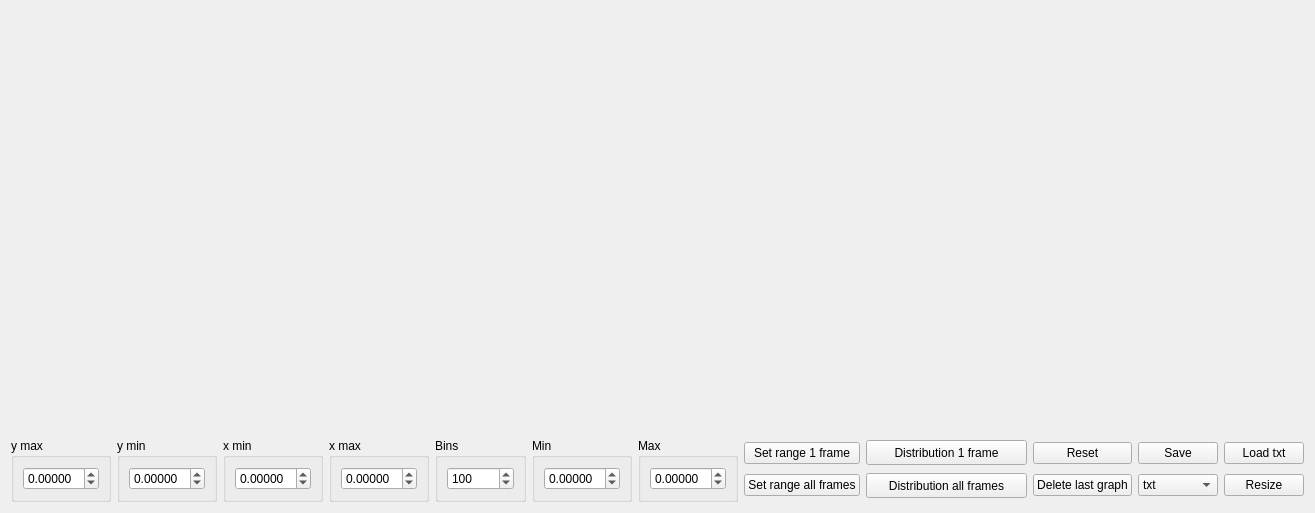
      <widget class="QWidget" name="tab_5">
       <attribute name="title">
        <string>Distribution</string>
       </attribute>
       <layout class="QVBoxLayout" name="verticalLayout_45">
        <item>
         <widget class="QCustomPlot" name="widget_3" native="true">
          <property name="minimumSize">
           <size>
            <width>0</width>
            <height>421</height>
           </size>
          </property>
         </widget>
        </item>
        <item>
         <layout class="QHBoxLayout" name="horizontalLayout_23">
          <item>
           <widget class="QGroupBox" name="groupBox_22">
            <property name="maximumSize">
             <size>
              <width>100</width>
              <height>16777215</height>
             </size>
            </property>
            <property name="title">
             <string>y max</string>
            </property>
            <layout class="QHBoxLayout" name="horizontalLayout_22">
             <item>
              <widget class="QDoubleSpinBox" name="doubleSpinBox_12">
               <property name="decimals">
                <number>5</number>
               </property>
               <property name="minimum">
                <double>-99999999999999.000000000000000</double>
               </property>
               <property name="maximum">
                <double>1000000000000000000.000000000000000</double>
               </property>
              </widget>
             </item>
            </layout>
           </widget>
          </item>
          <item>
           <widget class="QGroupBox" name="groupBox_23">
            <property name="maximumSize">
             <size>
              <width>100</width>
              <height>16777215</height>
             </size>
            </property>
            <property name="title">
             <string>y min</string>
            </property>
            <layout class="QVBoxLayout" name="verticalLayout_30">
             <item>
              <widget class="QDoubleSpinBox" name="doubleSpinBox_15">
               <property name="decimals">
                <number>5</number>
               </property>
               <property name="minimum">
                <double>-100000000000000000.000000000000000</double>
               </property>
               <property name="maximum">
                <double>99999999999999.000000000000000</double>
               </property>
              </widget>
             </item>
            </layout>
           </widget>
          </item>
          <item>
           <widget class="QGroupBox" name="groupBox_24">
            <property name="maximumSize">
             <size>
              <width>100</width>
              <height>16777215</height>
             </size>
            </property>
            <property name="title">
             <string>x min</string>
            </property>
            <layout class="QVBoxLayout" name="verticalLayout_31">
             <item>
              <widget class="QDoubleSpinBox" name="doubleSpinBox_13">
               <property name="decimals">
                <number>5</number>
               </property>
               <property name="minimum">
                <double>-9999999999999.000000000000000</double>
               </property>
               <property name="maximum">
                <double>99999999999999.000000000000000</double>
               </property>
              </widget>
             </item>
            </layout>
           </widget>
          </item>
          <item>
           <widget class="QGroupBox" name="groupBox_25">
            <property name="maximumSize">
             <size>
              <width>100</width>
              <height>16777215</height>
             </size>
            </property>
            <property name="title">
             <string>x max</string>
            </property>
            <layout class="QVBoxLayout" name="verticalLayout_32">
             <item>
              <widget class="QDoubleSpinBox" name="doubleSpinBox_14">
               <property name="decimals">
                <number>5</number>
               </property>
               <property name="minimum">
                <double>-99999999999999.000000000000000</double>
               </property>
               <property name="maximum">
                <double>999999999999999.000000000000000</double>
               </property>
              </widget>
             </item>
            </layout>
           </widget>
          </item>
          <item>
           <widget class="QGroupBox" name="groupBox_26">
            <property name="maximumSize">
             <size>
              <width>100</width>
              <height>16777215</height>
             </size>
            </property>
            <property name="title">
             <string>Bins</string>
            </property>
            <layout class="QVBoxLayout" name="verticalLayout_33">
             <item>
              <widget class="QSpinBox" name="spinBox">
               <property name="maximum">
                <number>999999</number>
               </property>
               <property name="value">
                <number>100</number>
               </property>
              </widget>
             </item>
            </layout>
           </widget>
          </item>
          <item>
           <widget class="QGroupBox" name="groupBox_27">
            <property name="maximumSize">
             <size>
              <width>100</width>
              <height>16777215</height>
             </size>
            </property>
            <property name="title">
             <string>Min</string>
            </property>
            <layout class="QVBoxLayout" name="verticalLayout_34">
             <item>
              <widget class="QDoubleSpinBox" name="doubleSpinBox_17">
               <property name="decimals">
                <number>5</number>
               </property>
               <property name="minimum">
                <double>-100000000000000000.000000000000000</double>
               </property>
               <property name="maximum">
                <double>99999999999999.000000000000000</double>
               </property>
              </widget>
             </item>
            </layout>
           </widget>
          </item>
          <item>
           <widget class="QGroupBox" name="groupBox_28">
            <property name="maximumSize">
             <size>
              <width>100</width>
              <height>16777215</height>
             </size>
            </property>
            <property name="title">
             <string>Max</string>
            </property>
            <layout class="QVBoxLayout" name="verticalLayout_35">
             <item>
              <widget class="QDoubleSpinBox" name="doubleSpinBox_16">
               <property name="decimals">
                <number>5</number>
               </property>
               <property name="minimum">
                <double>-100000000000000000.000000000000000</double>
               </property>
               <property name="maximum">
                <double>99999999999999.000000000000000</double>
               </property>
              </widget>
             </item>
            </layout>
           </widget>
          </item>
          <item>
           <layout class="QVBoxLayout" name="verticalLayout_36">
            <item>
             <widget class="QPushButton" name="pushButton_33">
              <property name="text">
               <string>Set range 1 frame</string>
              </property>
             </widget>
            </item>
            <item>
             <widget class="QPushButton" name="pushButton_32">
              <property name="text">
               <string>Set range all frames</string>
              </property>
             </widget>
            </item>
           </layout>
          </item>
          <item>
           <layout class="QVBoxLayout" name="verticalLayout_37">
            <item>
             <widget class="QPushButton" name="pushButton_17">
              <property name="minimumSize">
               <size>
                <width>161</width>
                <height>25</height>
               </size>
              </property>
              <property name="text">
               <string>Distribution 1 frame</string>
              </property>
             </widget>
            </item>
            <item>
             <widget class="QPushButton" name="pushButton_20">
              <property name="minimumSize">
               <size>
                <width>161</width>
                <height>25</height>
               </size>
              </property>
              <property name="text">
               <string>Distribution all frames</string>
              </property>
             </widget>
            </item>
           </layout>
          </item>
          <item>
           <layout class="QVBoxLayout" name="verticalLayout_38">
            <item>
             <widget class="QPushButton" name="pushButton_28">
              <property name="text">
               <string>Reset</string>
              </property>
             </widget>
            </item>
            <item>
             <widget class="QPushButton" name="pushButton_27">
              <property name="text">
               <string>Delete last graph</string>
              </property>
             </widget>
            </item>
           </layout>
          </item>
          <item>
           <layout class="QVBoxLayout" name="verticalLayout_39">
            <item>
             <widget class="QPushButton" name="pushButton_19">
              <property name="text">
               <string>Save</string>
              </property>
             </widget>
            </item>
            <item>
             <widget class="QComboBox" name="comboBox_9">
              <property name="currentIndex">
               <number>0</number>
              </property>
              <item>
               <property name="text">
                <string>txt</string>
               </property>
              </item>
              <item>
               <property name="text">
                <string>pdf</string>
               </property>
              </item>
              <item>
               <property name="text">
                <string>jpg</string>
               </property>
              </item>
              <item>
               <property name="text">
                <string>png</string>
               </property>
              </item>
              <item>
               <property name="text">
                <string>bmp</string>
               </property>
              </item>
             </widget>
            </item>
           </layout>
          </item>
          <item>
           <layout class="QVBoxLayout" name="verticalLayout_40">
            <item>
             <widget class="QPushButton" name="pushButton_39">
              <property name="text">
               <string>Load txt</string>
              </property>
             </widget>
            </item>
            <item>
             <widget class="QPushButton" name="pushButton_18">
              <property name="text">
               <string>Resize</string>
              </property>
             </widget>
            </item>
           </layout>
          </item>
         </layout>
        </item>
       </layout>
      </widget>
